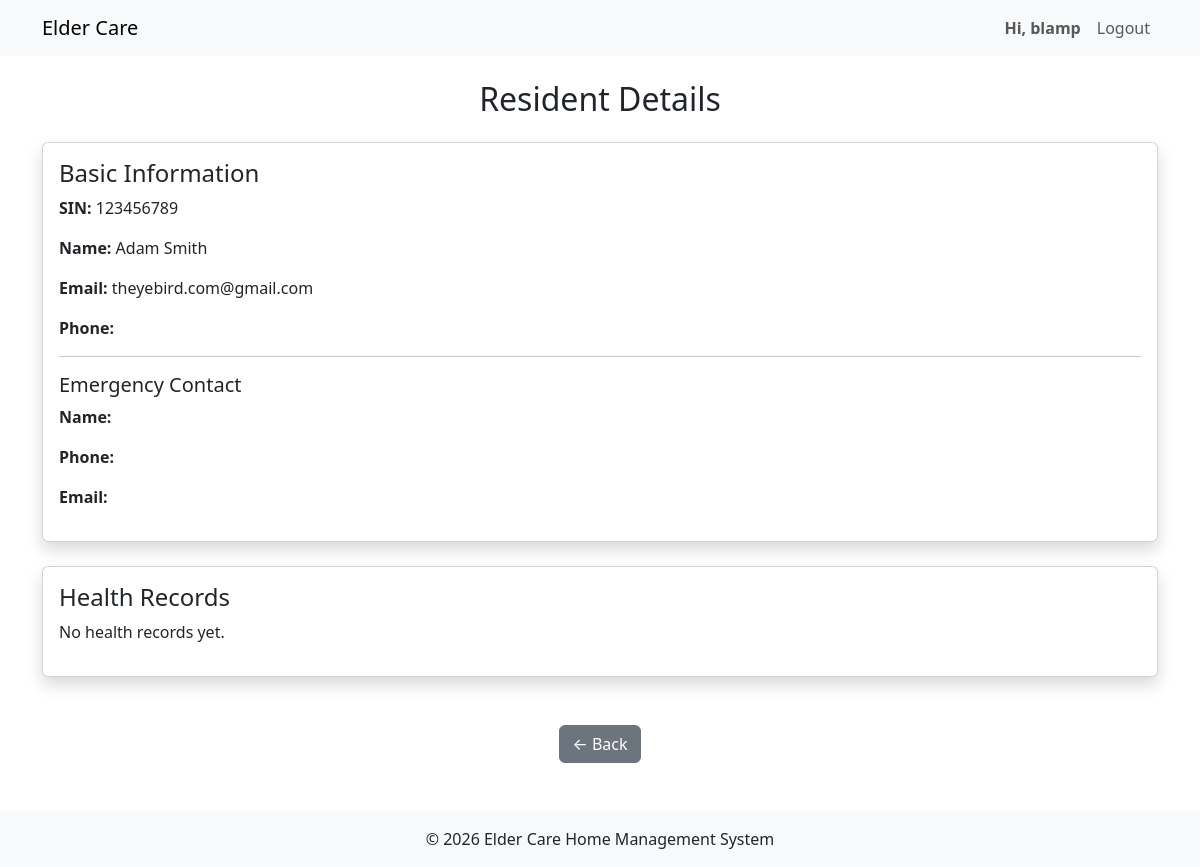
/caregivers/view_resident.php?id=123456789 (signed in), run on an earlier commit of the app's database.
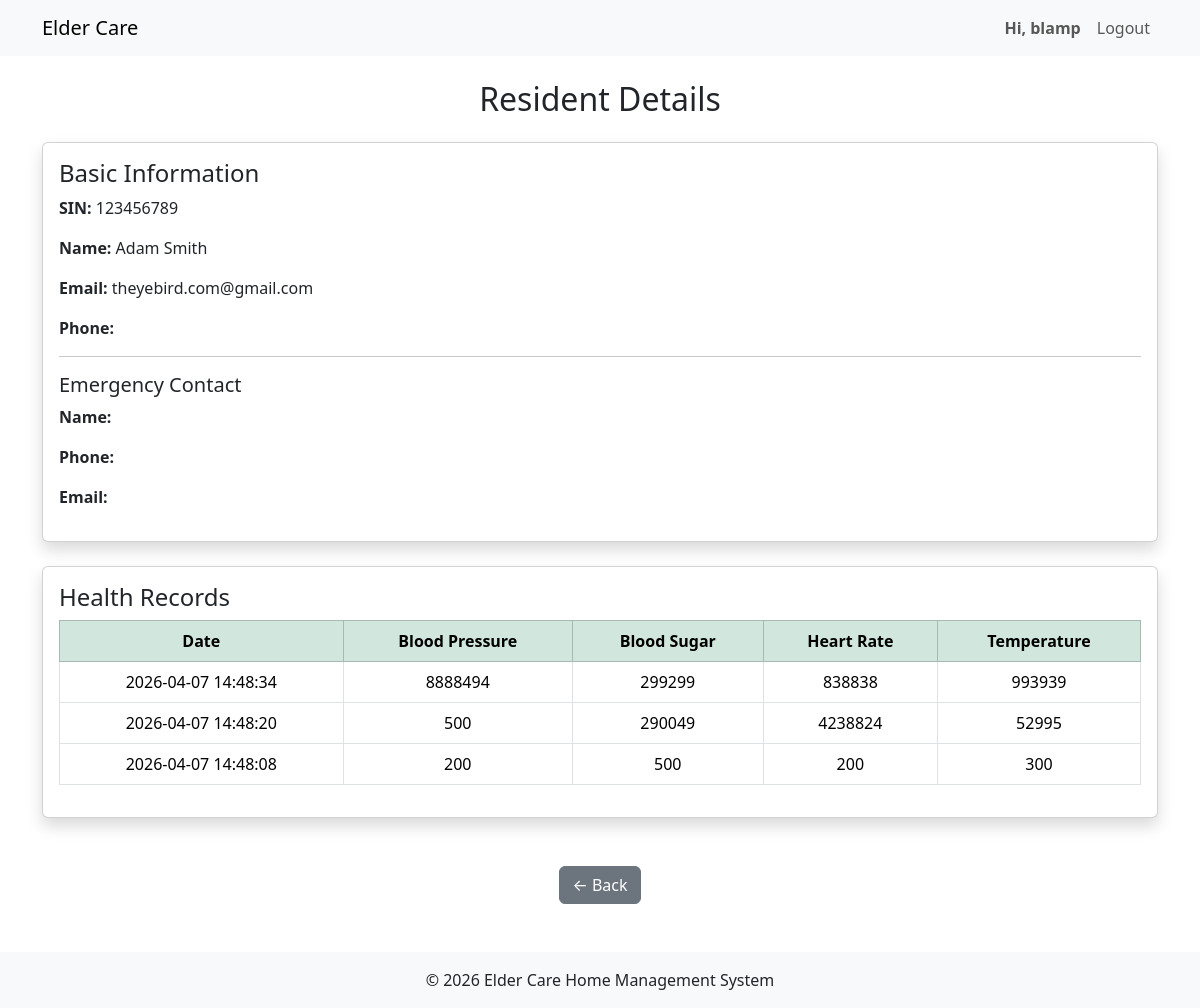
And on a later commit of the database.
### tables this page shows
CREATE TABLE `resident` (
  `residentSIN` varchar(9) NOT NULL,
  `user_id` int(11) NOT NULL,
  `DoB` date DEFAULT NULL,
  `phone` varchar(15) DEFAULT NULL,
  `profilePhoto` text DEFAULT NULL,
  `ECname` text DEFAULT NULL,
  `ECphone` varchar(15) DEFAULT NULL,
  `ECemail` text DEFAULT NULL,
  `fname` varchar(50) DEFAULT NULL,
  `lname` varchar(50) DEFAULT NULL
);

CREATE TABLE `users` (
  `user_id` int(11) NOT NULL,
  `username` varchar(20) NOT NULL,
  `email` text NOT NULL,
  `password_hash` text NOT NULL,
  `role` enum('admin','family','caregiver','resident') NOT NULL DEFAULT 'family',
  `is_verified` tinyint(4) UNSIGNED NOT NULL DEFAULT 0,
  `created_at` timestamp NOT NULL DEFAULT current_timestamp()
);

CREATE TABLE `healthreport` (
  `reportID` int(10) UNSIGNED NOT NULL,
  `residentSIN` varchar(9) NOT NULL,
  `empID` int(10) UNSIGNED NOT NULL,
  `heartRate` int(11) NOT NULL,
  `bloodPressure` int(11) NOT NULL,
  `bloodSugar` int(11) NOT NULL,
  `temperature` int(11) NOT NULL,
  `dateOfCreation` datetime NOT NULL DEFAULT current_timestamp(),
  `dateEdited` datetime NOT NULL DEFAULT current_timestamp() ON UPDATE current_timestamp()
);

### caregivers/view_resident.php (the view, shortened to what this page needs)
<?php
include '../includes/header.php';
$residentSIN = $_GET['id'];
$stmt = $conn->prepare("
    SELECT r.*, u.email
    FROM resident r
    JOIN users u ON r.user_id = u.user_id
    WHERE r.residentSIN = ?
");
$stmt->execute([$residentSIN]);
$resident = $stmt->fetch();
$stmt = $conn->prepare("
    SELECT *
    FROM healthreport
    WHERE residentSIN = ?
    ORDER BY dateOfCreation DESC
");
$stmt->execute([$residentSIN]);
$health = $stmt->fetchAll();
?>
<div class="container py-4">
    <h2 class="text-center mb-4">Resident Details</h2>
    <div class="card mb-4 shadow">
        <div class="card-body">
            <h4>Basic Information</h4>
            <p><strong>SIN:</strong> <?= htmlspecialchars($resident['residentSIN']) ?></p>
            <p><strong>Name:</strong>
                <?= htmlspecialchars(($resident['fname'] ?? '') . ' ' . ($resident['lname'] ?? '')) ?>
            </p>
            <p><strong>Email:</strong> <?= htmlspecialchars($resident['email'] ?? '') ?></p>
            <p><strong>Phone:</strong> <?= htmlspecialchars($resident['phone'] ?? '') ?></p>
            <hr>
            <h5>Emergency Contact</h5>
            <p><strong>Name:</strong> <?= htmlspecialchars($resident['ECname'] ?? '') ?></p>
            <p><strong>Phone:</strong> <?= htmlspecialchars($resident['ECphone'] ?? '') ?></p>
            <p><strong>Email:</strong> <?= htmlspecialchars($resident['ECemail'] ?? '') ?></p>
        </div>
    </div>
    <div class="card shadow">
        <div class="card-body">
            <h4>Health Records</h4>
            <?php if (empty($health)): ?>
                <p>No health records yet.</p>
            <?php else: ?>
                <table class="table table-bordered text-center">
                    <thead class="table-success">
                        <tr>
                            <th>Date</th>
                            <th>Blood Pressure</th>
                            <th>Blood Sugar</th>
                            <th>Heart Rate</th>
                            <th>Temperature</th>
                        </tr>
                    </thead>
                    <tbody>
                        <?php foreach ($health as $h): ?>
                            <tr>
                                <td><?= htmlspecialchars($h['dateOfCreation'] ?? '') ?></td>
                                <td><?= htmlspecialchars($h['bloodPressure'] ?? '') ?></td>
                                <td><?= htmlspecialchars($h['bloodSugar'] ?? '') ?></td>
                                <td><?= htmlspecialchars($h['heartRate'] ?? '') ?></td>
                                <td><?= htmlspecialchars($h['temperature'] ?? '') ?></td>
                            </tr>
                        <?php endforeach; ?>
                    </tbody>
                </table>
            <?php endif; ?>
        </div>
    </div>
</div>
<div class="text-center mt-4">
    <a href="view_residents.php" class="btn btn-secondary">← Back</a>
</div>
<?php include '../includes/footer.php'; ?>

### includes/header.php (shortened to what this page needs)
<?php
$username = $_SESSION['username'] ?? '';
?>
<!doctype html>
<html lang="en">
  <head>
    <link href="https://cdn.jsdelivr.net/npm/bootstrap@5.3.8/dist/css/bootstrap.min.css" rel="stylesheet">
    <link rel="stylesheet" href="../assets/css/styles.css">
  </head>
 <body class="d-flex flex-column min-vh-100">
    <nav class="navbar navbar-expand-lg navbar-light bg-light">
    <div class="container">
        <a class="navbar-brand" href="<?= BASE_URL ?>">Elder Care</a>
        <div class="collapse navbar-collapse" id="navbarNav">
            <ul class="navbar-nav ms-auto">
                <?php if (isset($_SESSION['user_id'])): ?>
                    <li class="nav-item">
                        <a style="font-weight: bold;" class="nav-link">Hi, <?php echo htmlspecialchars($username); ?></a>
                    </li>
                    <li class="nav-item">
                        <a class="nav-link"  href="<?= BASE_URL ?>logout.php">Logout</a>
                    </li>
                <?php endif; ?>
            </ul>
        </div>
    </nav>
    <main class="flex-fill">

### includes/footer.php (shortened to what this page needs)
</main>
<footer class="bg-light text-center py-3 mt-5">
    <div class="container">
        <p class="mb-0">&copy; 2026 Elder Care Home Management System</p>
    </div>
</footer>
</body>
</html>

What changed in the data, as far as the page shows it:
added healthreport: dateOfCreation "2026-04-07 14:48:34", bloodPressure "8888494", bloodSugar "299299", heartRate "838838", temperature "993939"
added healthreport: dateOfCreation "2026-04-07 14:48:20", bloodPressure "500", bloodSugar "290049", heartRate "4238824", temperature "52995"
added healthreport: dateOfCreation "2026-04-07 14:48:08", bloodPressure "200", bloodSugar "500", heartRate "200", temperature "300"
Also different on the page:
text no longer shown: "No health records yet."
text now shown: "Date Blood Pressure Blood Sugar Heart Rate Temperature"
